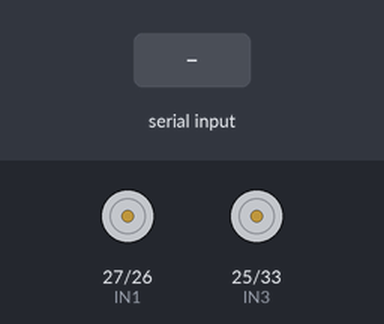
A sketch run on a simulated ESP32. On the bench: motor-driver pin pairs drawn as motors (green arrow = first pin HIGH = forward, orange = second pin HIGH = backward, longer = more drive, scaled by the enable pin). The inputs (shaded band) are chosen by the test bench. Nothing arrives over Bluetooth unless stated.

Above: at 1.2 s.
1.3 s: "F" received over the second serial link
At 1.9 s:
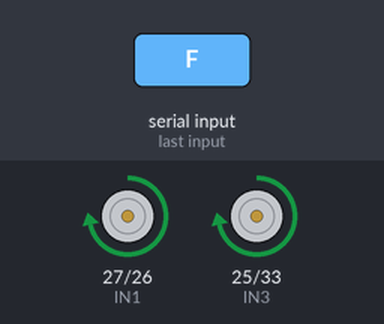
2.8 s: "B" received over the second serial link
At 3.1 s:
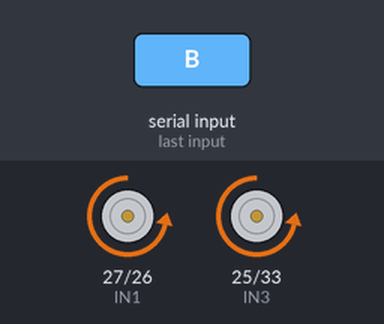
4.3 s: "L" received over the second serial link
At 5.4 s:
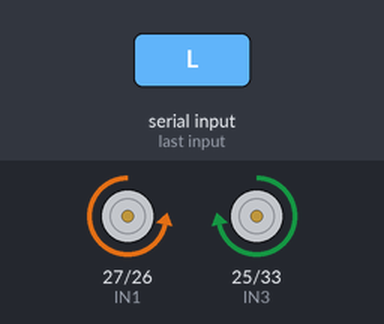
5.8 s: "R" received over the second serial link
At 6.6 s:
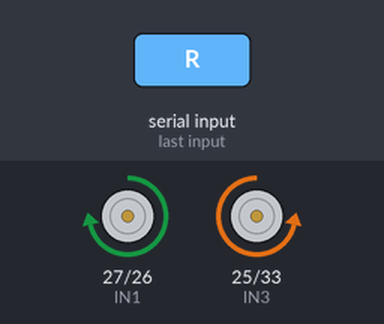
7.3 s: "S" received over the second serial link
At 7.7 s:
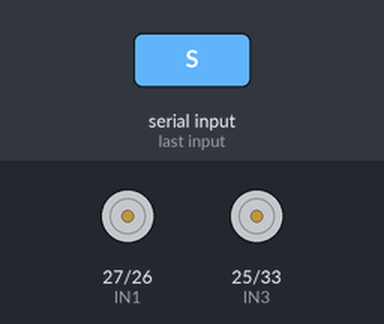
Timing chart, 0 to 9.8 s (numbered marks = the images above; inputs shaded):
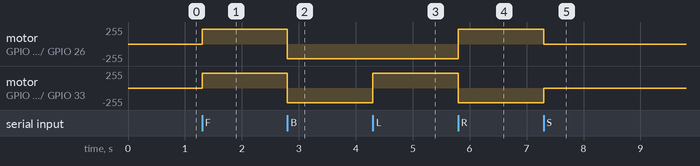

Measured:
- after the input at 1.3 s, motor on GPIO 27 (IN1) / GPIO 26 (IN2), motor on GPIO 25 (IN3) / GPIO 33 (IN4): stopped → forward 220/255 at once
- after the input at 2.8 s, motor on GPIO 27 (IN1) / GPIO 26 (IN2), motor on GPIO 25 (IN3) / GPIO 33 (IN4): forward 220/255 → backward 220/255 at once
- after the input at 4.3 s, motor on GPIO 25 (IN3) / GPIO 33 (IN4): backward 220/255 → forward 220/255 at once
- after the input at 5.8 s, motor on GPIO 27 (IN1) / GPIO 26 (IN2): backward 220/255 → forward 220/255 at once; motor on GPIO 25 (IN3) / GPIO 33 (IN4): forward 220/255 → backward 220/255 at once
- after the input at 7.3 s, motor on GPIO 27 (IN1) / GPIO 26 (IN2): forward 220/255 → stopped at once; motor on GPIO 25 (IN3) / GPIO 33 (IN4): backward 220/255 → stopped at once

The sketch:

code.ino
```cpp
#include "BluetoothSerial.h"

BluetoothSerial SerialBT;

// Motor Driver Pins (L298N / L293D)
const int ENA = 14;
const int IN1 = 27;
const int IN2 = 26;
const int IN3 = 25;
const int IN4 = 33;
const int ENB = 12;

void moveForward() {
  digitalWrite(IN1, HIGH);
  digitalWrite(IN2, LOW);
  digitalWrite(IN3, HIGH);
  digitalWrite(IN4, LOW);
}

void moveBackward() {
  digitalWrite(IN1, LOW);
  digitalWrite(IN2, HIGH);
  digitalWrite(IN3, LOW);
  digitalWrite(IN4, HIGH);
}

void turnLeft() {
  digitalWrite(IN1, LOW);
  digitalWrite(IN2, HIGH);
  digitalWrite(IN3, HIGH);
  digitalWrite(IN4, LOW);
}

void turnRight() {
  digitalWrite(IN1, HIGH);
  digitalWrite(IN2, LOW);
  digitalWrite(IN3, LOW);
  digitalWrite(IN4, HIGH);
}

void stopCar() {
  digitalWrite(IN1, LOW);
  digitalWrite(IN2, LOW);
  digitalWrite(IN3, LOW);
  digitalWrite(IN4, LOW);
}

void setup() {
  pinMode(ENA, OUTPUT);
  pinMode(ENB, OUTPUT);
  pinMode(IN1, OUTPUT);
  pinMode(IN2, OUTPUT);
  pinMode(IN3, OUTPUT);
  pinMode(IN4, OUTPUT);

  analogWrite(ENA, 220);
  analogWrite(ENB, 220);

  Serial.begin(115200);
  SerialBT.begin("ESP32_BT_Car");
}

void loop() {
  if (SerialBT.available()) {
    char command = SerialBT.read();

    if (command == 'F') {
      moveForward();
    } else if (command == 'B') {
      moveBackward();
    } else if (command == 'L') {
      turnLeft();
    } else if (command == 'R') {
      turnRight();
    } else if (command == 'S') {
      stopCar();
    }
  }
}
```
